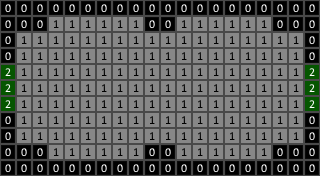

The image is a tile-based game level rendered from a .tmx file. Its description and complete source (layers, tilesets, objects, tile grids) follow:
An orthogonal 20x11 tile map with 16x16 px tiles, 1 tile layer (Tile Layer 1) and 18 objects (14x randomObject, 4x lightSource).

<map version="1.4" tiledversion="1.4.3" orientation="orthogonal" renderorder="right-down" width="20" height="11" tilewidth="16" tileheight="16" infinite="0" nextlayerid="3" nextobjectid="20">
 <properties>
  <property name="roomType" type="int" value="1" />
 </properties>
 <tileset firstgid="1" source="tiledTiles.tsx" />
 <layer id="1" name="Tile Layer 1" width="20" height="11">
  <data encoding="csv">
1,1,1,1,1,1,1,1,1,1,1,1,1,1,1,1,1,1,1,1,
1,1,1,2,2,2,2,2,2,1,1,2,2,2,2,2,2,1,1,1,
1,2,2,2,2,2,2,2,2,2,2,2,2,2,2,2,2,2,2,1,
1,2,2,2,2,2,2,2,2,2,2,2,2,2,2,2,2,2,2,1,
3,2,2,2,2,2,2,2,2,2,2,2,2,2,2,2,2,2,2,3,
3,2,2,2,2,2,2,2,2,2,2,2,2,2,2,2,2,2,2,3,
3,2,2,2,2,2,2,2,2,2,2,2,2,2,2,2,2,2,2,3,
1,2,2,2,2,2,2,2,2,2,2,2,2,2,2,2,2,2,2,1,
1,2,2,2,2,2,2,2,2,2,2,2,2,2,2,2,2,2,2,1,
1,1,1,2,2,2,2,2,2,1,1,2,2,2,2,2,2,1,1,1,
1,1,1,1,1,1,1,1,1,1,1,1,1,1,1,1,1,1,1,1
</data>
 </layer>
 <objectgroup id="2" name="Object Layer 1">
  <object id="1" name="lightSource1" type="lightSource" x="96" y="24">
   <point />
  </object>
  <object id="2" name="lightSource1" type="lightSource" x="96" y="152">
   <point />
  </object>
  <object id="3" name="lightSource1" type="lightSource" x="224" y="24">
   <point />
  </object>
  <object id="4" name="lightSource1" type="lightSource" x="224" y="152">
   <properties>
    <property name="roomType" type="int" value="1" />
   </properties>
   <point />
  </object>
  <object id="5" name="randomObject" type="randomObject" x="55.5483" y="23.8987">
   <point />
  </object>
  <object id="6" name="randomObject" type="randomObject" x="22.6069" y="40.0464">
   <point />
  </object>
  <object id="7" name="randomObject" type="randomObject" x="39.7235" y="39.4005">
   <point />
  </object>
  <object id="8" name="randomObject" type="randomObject" x="152.435" y="40.3694">
   <point />
  </object>
  <object id="9" name="randomObject" type="randomObject" x="167.614" y="39.7235">
   <point />
  </object>
  <object id="10" name="randomObject" type="randomObject" x="183.761" y="23.5757">
   <point />
  </object>
  <object id="11" name="randomObject" type="randomObject" x="199.586" y="23.8987">
   <point />
  </object>
  <object id="12" name="randomObject" type="randomObject" x="183.438" y="40.6923">
   <point />
  </object>
  <object id="13" name="randomObject" type="randomObject" x="135.641" y="23.8987">
   <point />
  </object>
  <object id="14" name="randomObject" type="randomObject" x="296.473" y="40.3694">
   <point />
  </object>
  <object id="15" name="randomObject" type="randomObject" x="280.325" y="40.3694">
   <point />
  </object>
  <object id="16" name="randomObject" type="randomObject" x="151.466" y="104.314">
   <point />
  </object>
  <object id="17" name="randomObject" type="randomObject" x="167.937" y="104.314">
   <point />
  </object>
  <object id="18" name="randomObject" type="randomObject" x="135.641" y="120.785">
   <point />
  </object>
 </objectgroup>
</map>